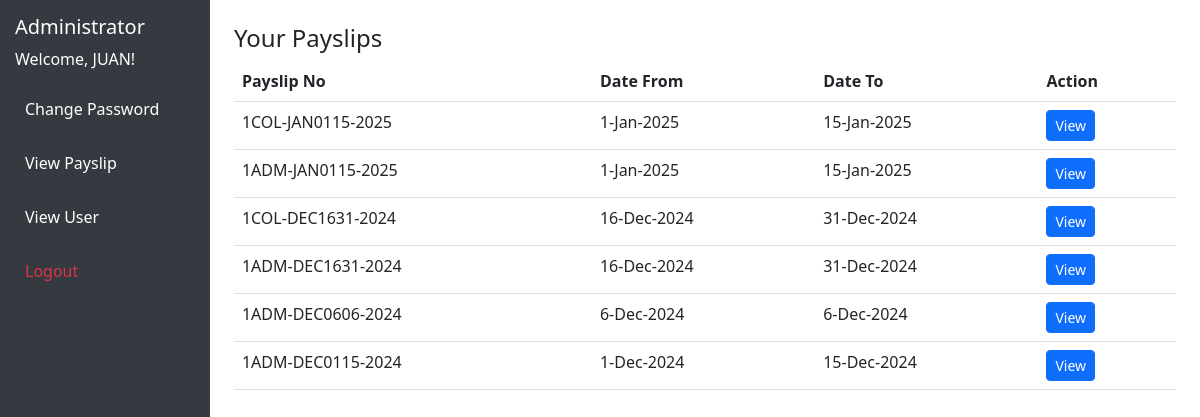
The page /login/admin_dashboard.php?page=viewPayslip (signed in) on the database its author committed.
### tables this page shows
CREATE TABLE `payroll` (
  `empid` int(11) NOT NULL,
  `firstname` varchar(60) NOT NULL,
  `mname` varchar(60) NOT NULL,
  `surname` varchar(60) NOT NULL,
  `department` varchar(60) NOT NULL,
  `designation` varchar(60) NOT NULL,
  `status` varchar(60) NOT NULL,
  `payslipno` varchar(60) NOT NULL,
  `dtefrom` datetime NOT NULL,
  `dteto` datetime NOT NULL,
  `first` int(11) NOT NULL,
  `second` int(11) NOT NULL,
  `hour` decimal(10,0) NOT NULL,
  `days` decimal(10,0) NOT NULL,
  `basicpay` decimal(10,0) NOT NULL,
  `allowance` decimal(10,0) NOT NULL,
  `overload` decimal(10,0) NOT NULL,
  `longevity` decimal(10,0) NOT NULL,
  `desc1` varchar(60) NOT NULL,
  `other1` decimal(10,0) NOT NULL,
  `desc2` varchar(60) NOT NULL,
  `other2` decimal(10,0) NOT NULL,
  `wtax` decimal(10,0) NOT NULL,
  `sss` decimal(10,0) NOT NULL,
  `med` decimal(10,0) NOT NULL,
  `peraa` decimal(10,0) NOT NULL,
  `pagibig` decimal(10,0) NOT NULL,
  `sssloanid` int(11) NOT NULL,
  `sssloan` decimal(10,0) NOT NULL,
  `peraaloanid` int(11) NOT NULL,
  `peraaloan` decimal(10,0) NOT NULL,
  `pagibigloanid` int(11) NOT NULL,
  `pagibigloan` decimal(10,0) NOT NULL,
  `pagibigloanidc` int(11) NOT NULL,
  `pagibigloanc` decimal(10,0) NOT NULL,
  `caloanid` int(11) NOT NULL,
  `othersid` int(11) NOT NULL,
  `others` decimal(10,0) NOT NULL,
  `ca` decimal(10,0) NOT NULL,
  `eo` decimal(10,0) NOT NULL,
  `late` decimal(10,0) NOT NULL,
  `tardiness` decimal(10,0) NOT NULL,
  `nosabsent` decimal(10,0) NOT NULL,
  `absent` decimal(10,0) NOT NULL,
  `otherdeduction1` varchar(60) NOT NULL,
  `deduction1` decimal(10,0) NOT NULL,
  `otherdeduction2` varchar(60) NOT NULL,
  `deduction2` decimal(10,0) NOT NULL,
  `net` decimal(10,0) NOT NULL,
  `acctno` varchar(30) NOT NULL
);

### login/admin_dashboard.php (the view, shortened to what this page needs)
<!DOCTYPE html>
<html lang="en">
<head>
    <link href="https://cdn.jsdelivr.net/npm/bootstrap@5.3.0-alpha1/dist/css/bootstrap.min.css" rel="stylesheet">
</head>
<body>
    <?php
    require '../db.php';
     $userId = $_SESSION['id'];
     $page = $_GET['page'] ?? '';
     if ($page === 'viewPayslip') {
         $sql = "SELECT * FROM payroll WHERE empid = ?";
         $stmt = $pdo->prepare($sql);
         $stmt->execute([$userId]);
         $payslips = $stmt->fetchAll();
     }
    ?>
    <div class="sidebar">
        <h5>Administrator</h5>
        <p>Welcome, <?php echo htmlspecialchars($_SESSION['firstname']); ?>!</p>
        <a href="admin_dashboard.php?page=change_password">Change Password</a>
        <a href="admin_dashboard.php?page=viewPayslip">View Payslip</a>
        <a href="admin_dashboard.php?page=addUser">View User</a>
        <a href="logout.php" class="text-danger">Logout</a>
    </div>
    <div class="container-fluid p-4">
        <?php
        if ($page === 'change_password') {
            include 'change_password.php';
        } elseif ($page === 'viewPayslip') {
            echo "<h4>Your Payslips</h4>";
            if ($payslips) {
                echo "<table class='table'>";
                echo "<thead><tr><th>Payslip No</th><th>Date From</th><th>Date To</th><th>Action</th></tr></thead>";
                echo "<tbody>";
                foreach ($payslips as $payslip) {
                    echo "<tr>";
                    echo "<td>" . htmlspecialchars($payslip['payslipno']) . "</td>";
                    echo "<td>" . htmlspecialchars(date('j-M-Y', strtotime($payslip['dtefrom']))) . "</td>";
                    echo "<td>" . htmlspecialchars(date('j-M-Y', strtotime($payslip['dteto']))) . "</td>";
                    echo "<td><a href='../payslip/view_payslip.php?payslipno=" . urlencode($payslip['payslipno']) . "' class='btn btn-primary btn-sm'>View</a></td>";
                    echo "</tr>";
                }
                echo "</tbody>";
                echo "</table>";
            } else {
                echo "<p>No payslips found.</p>";
            }
        }else {
        }
        ?>
</body>
</html>

### login/admin_dashboard.php (style rules this page uses)
body { display: flex; height: 100vh; }
.sidebar { width: 250px; background-color: #343a40; color: #fff; padding: 15px; }
.sidebar a { color: #fff; text-decoration: none; display: block; padding: 10px; border-radius: 5px; margin-bottom: 10px; }

### rows shown on the page
payroll: payslipno "1COL-JAN0115-2025", dtefrom "1-Jan-2025", dteto "15-Jan-2025"
payroll: payslipno "1ADM-JAN0115-2025", dtefrom "1-Jan-2025", dteto "15-Jan-2025"
payroll: payslipno "1COL-DEC1631-2024", dtefrom "16-Dec-2024", dteto "31-Dec-2024"
payroll: payslipno "1ADM-DEC1631-2024", dtefrom "16-Dec-2024", dteto "31-Dec-2024"
payroll: payslipno "1ADM-DEC0606-2024", dtefrom "6-Dec-2024", dteto "6-Dec-2024"
payroll: payslipno "1ADM-DEC0115-2024", dtefrom "1-Dec-2024", dteto "15-Dec-2024"

### other values the page prints
$_SESSION['firstname'] "JUAN"
